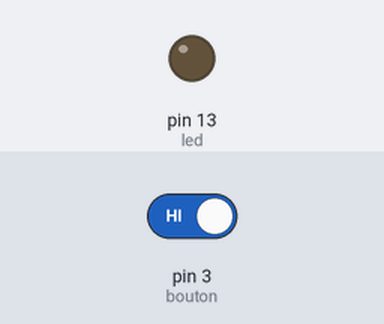
Simulated run of this sketch. Board: Arduino Uno, built with avr-gcc and run on an emulated ATmega328P. Shown: output pins drawn as LEDs (lit = HIGH). The inputs (shaded band) are chosen by the test bench; at power-on: pin 3 (bouton) HIGH. What the sketch prints to the serial monitor is not drawn.

Above: at 1.2 s.
1.3 s: pin 3 (bouton) driven LOW
At 3.1 s:
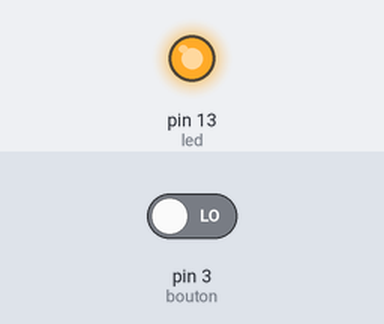
4.3 s: pin 3 (bouton) driven HIGH
At 4.8 s:
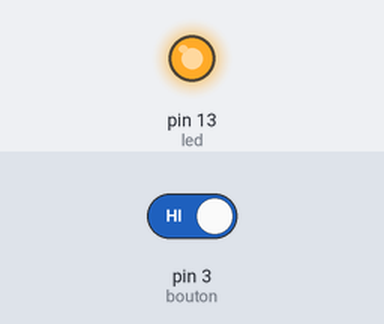
Timing chart, 0 to 7.3 s (numbered marks = the images above; inputs shaded):
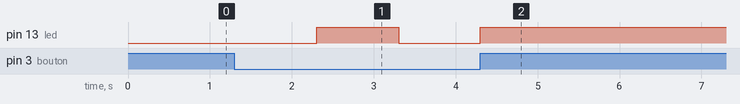

The sketch:

ExamenExo01.ino
```cpp
int led = 13;
int bouton = 3;
int etatBouton;
int valeurBouton = 1;
void setup() {
  // put your setup code here, to run once:
  pinMode(led,OUTPUT);
  pinMode(bouton,INPUT_PULLUP);
  digitalWrite(led,LOW);
  digitalWrite(bouton,LOW);
  Serial.begin(9600);
}

void loop() {
  // put your main code here, to run repeatedly:
  etatBouton = digitalRead(3);
  if(etatBouton == 0)
  {
    delay(1000);
    valeurBouton = valeurBouton + 1;
    Serial.print("Niova");
  }


  if(valeurBouton%2 == 0){
    digitalWrite(led,HIGH);
    Serial.println(valeurBouton);
  }
  else
  {
    digitalWrite(led,LOW);
    Serial.println(valeurBouton);
  }
}
```

Measured:
- after the input at 1.3 s, pin 13 (led): LOW → HIGH after 1.0 s, → LOW 1.0 s later
- after the input at 4.3 s, pin 13 (led): goes on until 4.3 s, then stays HIGH
